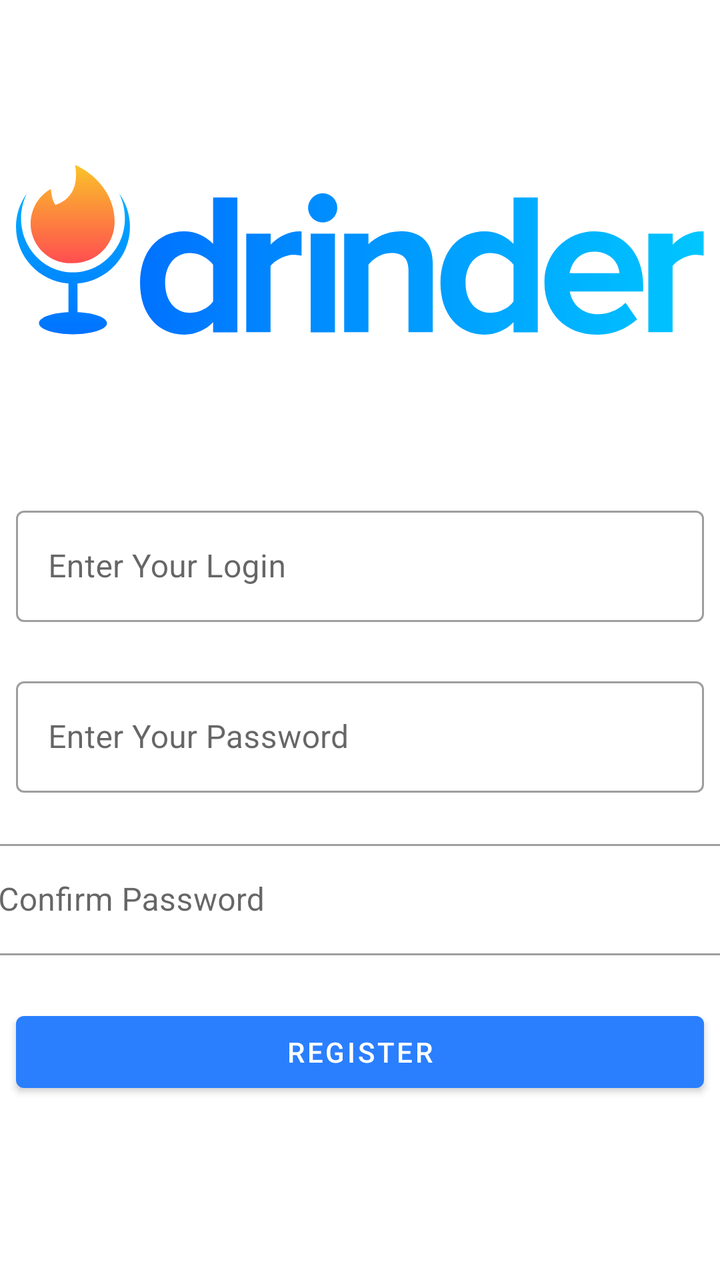
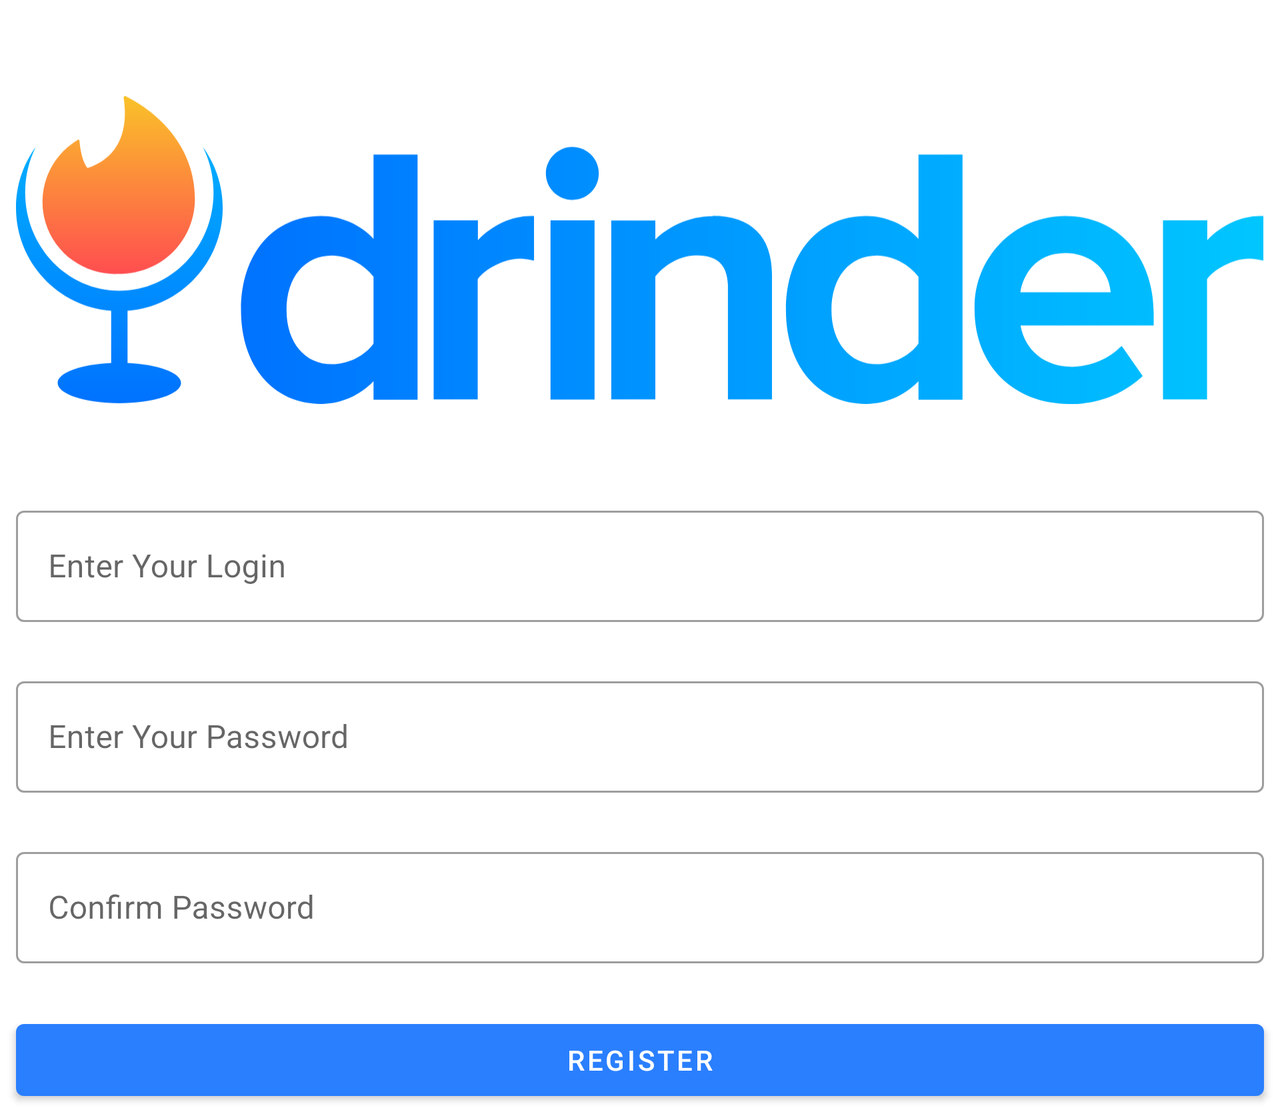

An Android layout and its configuration variant, each rendered on a device that would load it. The default file and the variant file are quoted in full after the pictures.
<!-- AndroidManifest.xml: application theme AppTheme -->
<!-- res/layout/fragment_registration.xml -->
<?xml version="1.0" encoding="utf-8"?>
<androidx.constraintlayout.widget.ConstraintLayout xmlns:android="http://schemas.android.com/apk/res/android"
    xmlns:app="http://schemas.android.com/apk/res-auto"
    xmlns:tools="http://schemas.android.com/tools"
    android:layout_width="match_parent"
    android:layout_height="match_parent">

    <ImageView
        android:id="@+id/iv_logo"
        tools:ignore="ContentDescription"
        android:layout_width="0dp"
        android:layout_height="wrap_content"
        android:layout_marginStart="8dp"
        android:layout_marginEnd="8dp"
        android:src="@drawable/ic_drinder_logo"
        app:layout_constraintBottom_toBottomOf="parent"
        app:layout_constraintEnd_toEndOf="parent"
        app:layout_constraintStart_toStartOf="parent"
        app:layout_constraintTop_toTopOf="parent"
        app:layout_constraintVertical_bias="0.0" />

    <com.google.android.material.textfield.TextInputLayout
        android:id="@+id/tl_login"
        style="@style/Widget.MaterialComponents.TextInputLayout.OutlinedBox"
        android:layout_width="0dp"
        android:layout_height="wrap_content"
        android:layout_marginStart="8dp"
        android:layout_marginEnd="8dp"
        android:hint="@string/hint_login"
        app:errorEnabled="true"
        app:hintAnimationEnabled="true"
        app:hintEnabled="true"
        app:layout_constraintEnd_toEndOf="parent"
        app:layout_constraintStart_toStartOf="parent"
        app:layout_constraintTop_toBottomOf="@id/iv_logo">

        <com.google.android.material.textfield.TextInputEditText
            android:layout_width="match_parent"
            android:layout_height="wrap_content"
            android:inputType="textPersonName" />
    </com.google.android.material.textfield.TextInputLayout>

    <com.google.android.material.textfield.TextInputLayout
        android:id="@+id/tl_password"
        style="@style/Widget.MaterialComponents.TextInputLayout.OutlinedBox"
        android:layout_width="0dp"
        android:layout_height="wrap_content"
        android:layout_marginStart="8dp"
        android:layout_marginTop="4dp"
        android:layout_marginEnd="8dp"
        android:hint="@string/hint_password"
        app:errorEnabled="true"
        app:hintAnimationEnabled="true"
        app:hintEnabled="true"
        app:layout_constraintEnd_toEndOf="parent"
        app:layout_constraintStart_toStartOf="parent"
        app:layout_constraintTop_toBottomOf="@+id/tl_login">

        <com.google.android.material.textfield.TextInputEditText
            android:layout_width="match_parent"
            android:layout_height="wrap_content"
            android:inputType="textPassword" />
    </com.google.android.material.textfield.TextInputLayout>

    <com.google.android.material.textfield.TextInputLayout
        android:id="@+id/tl_confirm_password"
        style="@style/Widget.MaterialComponents.TextInputLayout.OutlinedBox"
        android:layout_width="395dp"
        android:layout_height="wrap_content"
        android:hint="@string/hint_confirm_password"
        app:errorEnabled="true"
        app:hintAnimationEnabled="true"
        app:hintEnabled="true"
        app:layout_constraintEnd_toEndOf="parent"
        app:layout_constraintStart_toStartOf="parent"
        app:layout_constraintTop_toBottomOf="@+id/tl_password">

        <com.google.android.material.textfield.TextInputEditText
            android:layout_width="match_parent"
            android:layout_height="wrap_content"
            android:inputType="textPassword" />
    </com.google.android.material.textfield.TextInputLayout>

    <com.google.android.material.button.MaterialButton
        android:id="@+id/btn_register"
        android:layout_width="0dp"
        android:layout_height="wrap_content"
        android:layout_marginTop="4dp"
        android:layout_marginEnd="8dp"
        android:layout_marginStart="8dp"
        android:text="@string/btn_register"
        app:layout_constraintBottom_toBottomOf="parent"
        app:layout_constraintEnd_toEndOf="parent"
        app:layout_constraintStart_toStartOf="parent"
        app:layout_constraintTop_toBottomOf="@+id/tl_confirm_password"
        app:layout_constraintVertical_bias="0.0" />

</androidx.constraintlayout.widget.ConstraintLayout>
<!-- resources referenced by this layout -->
<resources>
  <!-- drawable ic_drinder_logo: vector/xml drawable (drawable, 8199 chars, omitted) -->
  <string name="btn_register">Register</string>
  <string name="hint_confirm_password">Confirm Password</string>
  <string name="hint_login">Enter Your Login</string>
  <string name="hint_password">Enter Your Password</string>
  <style name="AppTheme" parent="Theme.MaterialComponents.DayNight.DarkActionBar">
          <item name="colorPrimary">@color/colorPrimary</item>
          <item name="colorPrimaryDark">@color/colorPrimaryDark</item>
          <item name="colorAccent">@color/colorAccent</item>
      </style>
  <color name="colorPrimary">#2A7FFF</color>
  <color name="colorPrimaryDark">#3700B3</color>
  <color name="colorAccent">#03DAC5</color>
</resources>
<!-- res/layout-land/fragment_registration.xml (the repository's variant of the layout above) -->
<!-- drawn on the phone turned sideways -->
<?xml version="1.0" encoding="utf-8"?>
<ScrollView xmlns:android="http://schemas.android.com/apk/res/android"
    android:layout_width="match_parent"
    android:layout_height="match_parent">

    <androidx.constraintlayout.widget.ConstraintLayout xmlns:app="http://schemas.android.com/apk/res-auto"
        xmlns:tools="http://schemas.android.com/tools"
        android:layout_width="match_parent"
        android:layout_height="wrap_content">

        <ImageView
            android:id="@+id/iv_logo"
            android:layout_width="0dp"
            android:layout_height="wrap_content"
            android:layout_marginStart="8dp"
            android:layout_marginEnd="8dp"
            android:src="@drawable/ic_drinder_logo"
            app:layout_constraintBottom_toBottomOf="parent"
            app:layout_constraintEnd_toEndOf="parent"
            app:layout_constraintStart_toStartOf="parent"
            app:layout_constraintTop_toTopOf="parent"
            app:layout_constraintVertical_bias="0.0"
            tools:ignore="ContentDescription" />

        <com.google.android.material.textfield.TextInputLayout
            android:id="@+id/tl_login"
            style="@style/Widget.MaterialComponents.TextInputLayout.OutlinedBox"
            android:layout_width="0dp"
            android:layout_height="wrap_content"
            android:layout_marginStart="8dp"
            android:layout_marginEnd="8dp"
            android:hint="@string/hint_login"
            app:errorEnabled="true"
            app:hintAnimationEnabled="true"
            app:hintEnabled="true"
            app:layout_constraintEnd_toEndOf="parent"
            app:layout_constraintStart_toStartOf="parent"
            app:layout_constraintTop_toBottomOf="@id/iv_logo">

            <com.google.android.material.textfield.TextInputEditText
                android:layout_width="match_parent"
                android:layout_height="wrap_content"
                android:inputType="textPersonName" />
        </com.google.android.material.textfield.TextInputLayout>

        <com.google.android.material.textfield.TextInputLayout
            android:id="@+id/tl_password"
            style="@style/Widget.MaterialComponents.TextInputLayout.OutlinedBox"
            android:layout_width="0dp"
            android:layout_height="wrap_content"
            android:layout_marginStart="8dp"
            android:layout_marginTop="4dp"
            android:layout_marginEnd="8dp"
            android:hint="@string/hint_password"
            app:errorEnabled="true"
            app:hintAnimationEnabled="true"
            app:hintEnabled="true"
            app:layout_constraintEnd_toEndOf="parent"
            app:layout_constraintStart_toStartOf="parent"
            app:layout_constraintTop_toBottomOf="@+id/tl_login">

            <com.google.android.material.textfield.TextInputEditText
                android:layout_width="match_parent"
                android:layout_height="wrap_content"
                android:inputType="textPassword" />
        </com.google.android.material.textfield.TextInputLayout>

        <com.google.android.material.textfield.TextInputLayout
            android:id="@+id/tl_confirm_password"
            style="@style/Widget.MaterialComponents.TextInputLayout.OutlinedBox"
            android:layout_width="0dp"
            android:layout_marginStart="8dp"
            android:layout_marginTop="4dp"
            android:layout_marginEnd="8dp"
            android:layout_height="wrap_content"
            android:hint="@string/hint_confirm_password"
            app:errorEnabled="true"
            app:hintAnimationEnabled="true"
            app:hintEnabled="true"
            app:layout_constraintEnd_toEndOf="parent"
            app:layout_constraintStart_toStartOf="parent"
            app:layout_constraintTop_toBottomOf="@+id/tl_password">

            <com.google.android.material.textfield.TextInputEditText
                android:layout_width="match_parent"
                android:layout_height="wrap_content"
                android:inputType="textPassword" />
        </com.google.android.material.textfield.TextInputLayout>

        <com.google.android.material.button.MaterialButton
            android:id="@+id/btn_register"
            android:layout_width="0dp"
            android:layout_height="wrap_content"
            android:layout_marginStart="8dp"
            android:layout_marginTop="4dp"
            android:layout_marginEnd="8dp"
            android:text="@string/btn_register"
            app:layout_constraintBottom_toBottomOf="parent"
            app:layout_constraintEnd_toEndOf="parent"
            app:layout_constraintStart_toStartOf="parent"
            app:layout_constraintTop_toBottomOf="@+id/tl_confirm_password"
            app:layout_constraintVertical_bias="0.0" />

    </androidx.constraintlayout.widget.ConstraintLayout>

</ScrollView>
